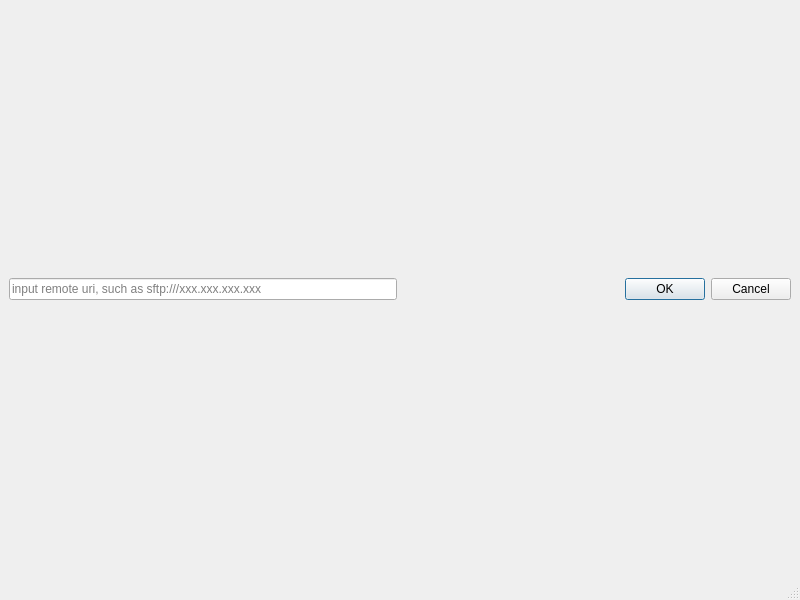
<?xml version="1.0" encoding="UTF-8"?>
<ui version="4.0">
 <class>MainWindow</class>
 <widget class="QMainWindow" name="MainWindow">
  <property name="geometry">
   <rect>
    <x>0</x>
    <y>0</y>
    <width>800</width>
    <height>600</height>
   </rect>
  </property>
  <property name="windowTitle">
   <string>MainWindow</string>
  </property>
  <widget class="QWidget" name="centralwidget">
   <layout class="QGridLayout" name="gridLayout">
    <item row="0" column="0">
     <layout class="QHBoxLayout" name="horizontalLayout">
      <item>
       <widget class="QLineEdit" name="lineEdit">
        <property name="placeholderText">
         <string>input remote uri, such as sftp:///xxx.xxx.xxx.xxx</string>
        </property>
       </widget>
      </item>
      <item>
       <widget class="QDialogButtonBox" name="buttonBox">
        <property name="standardButtons">
         <set>QDialogButtonBox::Cancel|QDialogButtonBox::Ok</set>
        </property>
       </widget>
      </item>
     </layout>
    </item>
   </layout>
  </widget>
  <widget class="QMenuBar" name="menubar">
   <property name="geometry">
    <rect>
     <x>0</x>
     <y>0</y>
     <width>800</width>
     <height>33</height>
    </rect>
   </property>
  </widget>
  <widget class="QStatusBar" name="statusbar"/>
 </widget>
 <resources/>
 <connections/>
</ui>
